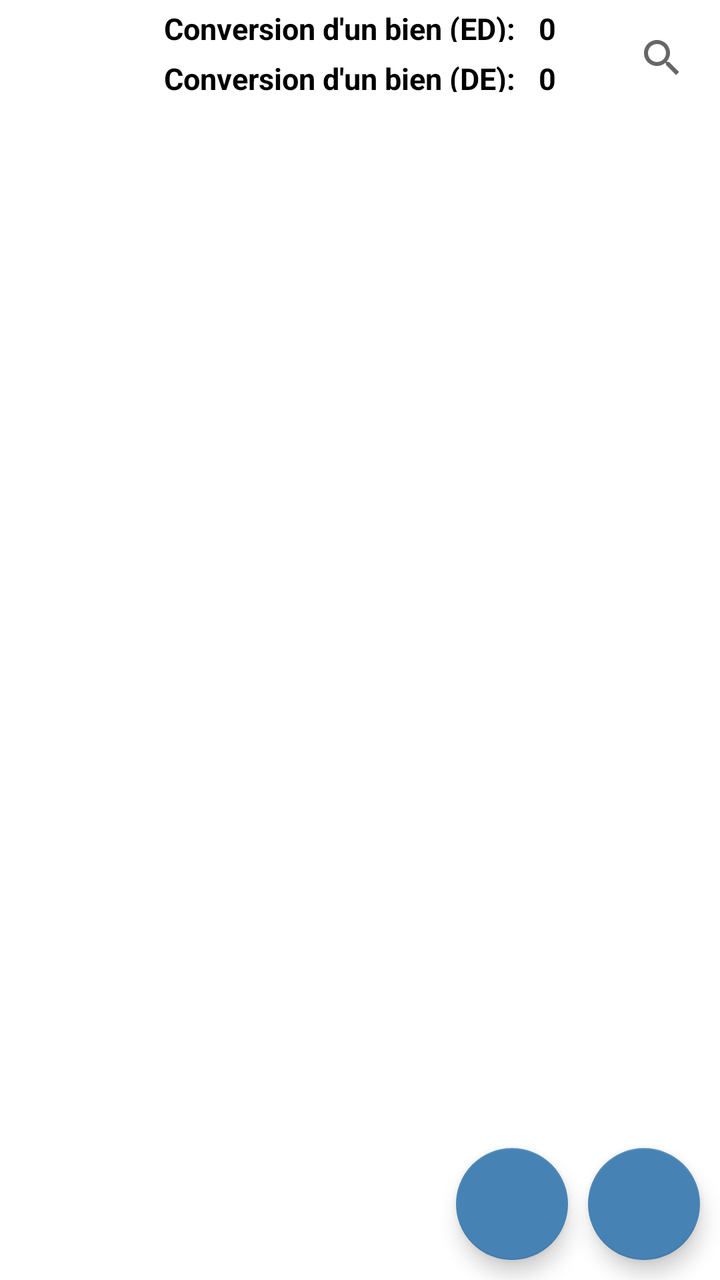
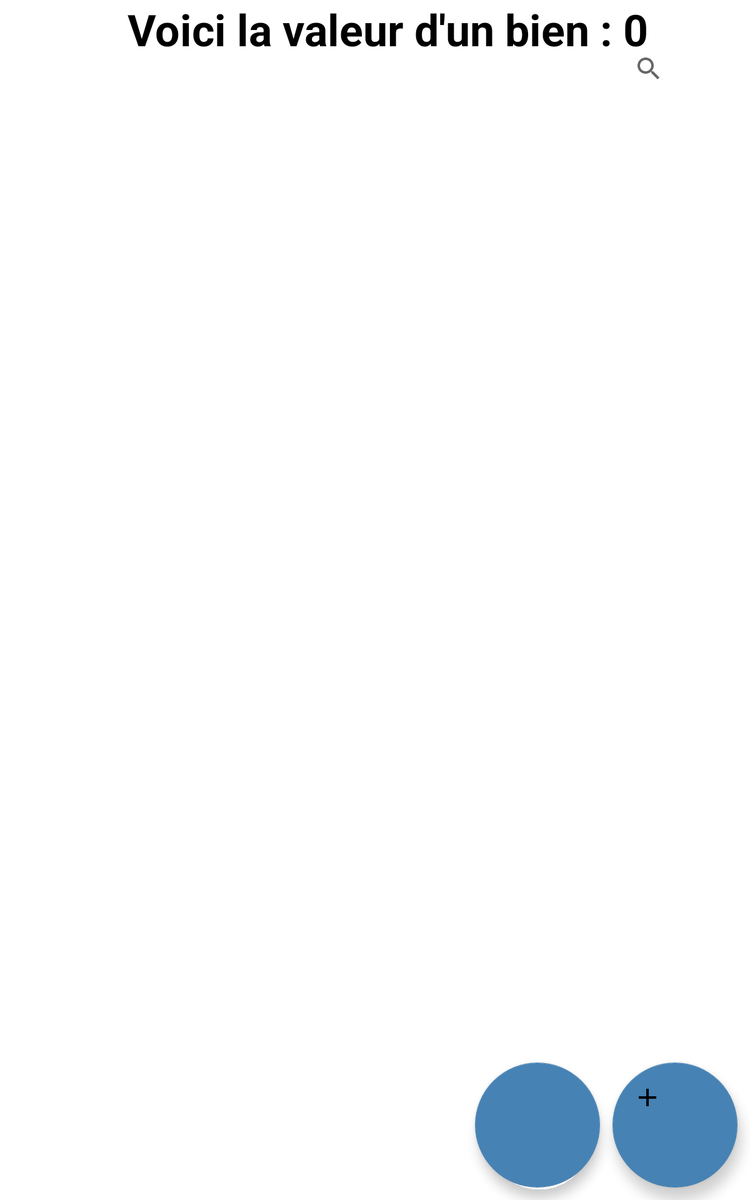

First picture: res/layout/ on a phone held upright. Second picture: the repository's own variant of that layout, on a device whose configuration matches the variant's folder. Source for both follows.
<!-- AndroidManifest.xml: application theme Theme.RealStateManagers -->
<!-- res/layout/activity_main.xml -->
<?xml version="1.0" encoding="utf-8"?>
<androidx.constraintlayout.widget.ConstraintLayout xmlns:android="http://schemas.android.com/apk/res/android"
    xmlns:app="http://schemas.android.com/apk/res-auto"
    xmlns:tools="http://schemas.android.com/tools"
    android:layout_width="match_parent"
    android:layout_height="match_parent"
    tools:context=".MainActivity"
    android:clipToPadding="false">

    <androidx.appcompat.widget.SearchView
        android:id="@+id/simpleSearchView"
        android:layout_width="wrap_content"
        android:layout_height="wrap_content"
        android:layout_margin="5sp"
        app:layout_constraintEnd_toEndOf="parent"
        app:layout_constraintTop_toTopOf="parent" />

    <LinearLayout
        android:layout_width="match_parent"
        android:layout_height="match_parent"
        android:orientation="vertical">

    <GridLayout
        android:id="@+id/gridLayout"
        android:layout_width="wrap_content"
        android:layout_height="25dp"
        android:columnCount="2"
        android:layout_gravity="center"
        android:columnOrderPreserved="true"
        android:rowCount="1"
        android:useDefaultMargins="true"
        app:layout_constraintStart_toStartOf="parent"
        app:layout_constraintTop_toTopOf="parent">

        <TextView
            android:id="@+id/activity_main_activity_text_view_main"
            android:layout_width="wrap_content"
            android:layout_height="wrap_content"
            android:text="Conversion d'un bien (ED): "
            android:textSize="@dimen/textSizeTextVal"
            android:textStyle="bold"
            android:textColor="@color/black"
            app:layout_constraintStart_toStartOf="parent"
            app:layout_constraintTop_toTopOf="parent"
            />

        <TextView
            android:id="@+id/activity_main_activity_text_view_quantity"
            android:layout_width="wrap_content"
            android:layout_height="wrap_content"
            android:textColor="@color/black"
            android:textStyle="bold"
            android:text="0"
            android:textSize="@dimen/textSizeTextVal"
            app:layout_constraintRight_toRightOf="parent"
            app:layout_constraintStart_toEndOf="@+id/activity_main_activity_text_view_main"
            app:layout_constraintTop_toTopOf="parent" />

    </GridLayout>

        <GridLayout
            android:id="@+id/gridLayout8"
            android:layout_width="wrap_content"
            android:layout_height="25dp"
            android:columnCount="2"
            android:layout_gravity="center"
            android:columnOrderPreserved="true"
            android:rowCount="1"
            android:useDefaultMargins="true"
            app:layout_constraintStart_toStartOf="parent"
            app:layout_constraintTop_toTopOf="parent">

            <TextView
                android:id="@+id/activity_main_EurotoDoll"
                android:layout_width="wrap_content"
                android:layout_height="wrap_content"
                android:text="Conversion d'un bien (DE): "
                android:textSize="@dimen/textSizeTextVal"
                android:textStyle="bold"
                android:textColor="@color/black"
                app:layout_constraintStart_toStartOf="parent"
                app:layout_constraintTop_toTopOf="parent"
                />

            <TextView
                android:id="@+id/activity_main_quantity_EurotoDoll"
                android:layout_width="wrap_content"
                android:layout_height="wrap_content"
                android:textColor="@color/black"
                android:textStyle="bold"
                android:text="0"
                android:textSize="@dimen/textSizeTextVal"
                app:layout_constraintRight_toRightOf="parent"
                app:layout_constraintStart_toEndOf="@+id/activity_main_activity_text_view_main"
                app:layout_constraintTop_toTopOf="parent" />



        </GridLayout>

        <GridLayout
            android:id="@+id/gridLayout9"
            android:layout_width="wrap_content"
            android:layout_height="25dp"
            android:columnCount="2"
            android:layout_gravity="center"
            android:columnOrderPreserved="true"
            android:rowCount="1"
            android:useDefaultMargins="true"
            app:layout_constraintStart_toStartOf="parent"
            app:layout_constraintTop_toTopOf="parent">

        <TextView
            android:id="@+id/connexion"
            android:layout_width="wrap_content"
            android:layout_height="wrap_content"
            android:text=""
            android:textSize="@dimen/textSizeTextVal"
            android:textStyle="bold"
            android:textColor="@color/black"
            />
        </GridLayout>

        <androidx.recyclerview.widget.RecyclerView
            android:id="@+id/list_possession"
            android:name="com.example.go4lunch.ListRestFragment"
            android:layout_width="match_parent"
            android:layout_height="match_parent"
            app:layoutManager="LinearLayoutManager"
            app:layout_behavior="@string/appbar_scrolling_view_behavior"
            tools:context=".listrest.ListRestFragment"
            tools:listitem="@layout/fragment_list" />
    </LinearLayout>

    <com.google.android.material.floatingactionbutton.FloatingActionButton
        android:id="@+id/add_possession"
        android:layout_width="wrap_content"
        android:layout_height="wrap_content"
        android:layout_margin="@dimen/marginInListInside"
        android:src="@drawable/ic_baseline_add_24"
        app:backgroundTint="@color/bluesteel"
        app:layout_constraintBottom_toBottomOf="parent"
        app:layout_constraintEnd_toEndOf="parent" />

    <com.google.android.material.floatingactionbutton.FloatingActionButton
        android:id="@+id/geo_loc"
        android:layout_width="wrap_content"
        android:layout_height="wrap_content"
        android:layout_margin="@dimen/marginInListInside"
        android:src="@drawable/ic_baseline_my_location_24"
        app:backgroundTint="@color/bluesteel"
        app:layout_constraintBottom_toBottomOf="parent"
        app:layout_constraintEnd_toStartOf="@+id/add_possession" />
</androidx.constraintlayout.widget.ConstraintLayout>
<!-- res/layout/fragment_list.xml (included above) -->
<?xml version="1.0" encoding="utf-8"?>
<androidx.constraintlayout.widget.ConstraintLayout xmlns:android="http://schemas.android.com/apk/res/android"
    android:layout_width="match_parent"
    android:layout_height="wrap_content"
    xmlns:app="http://schemas.android.com/apk/res-auto"
    android:layout_marginTop="@dimen/marginInListBlock"
    android:layout_marginBottom="@dimen/marginInListBlock"
    android:id="@+id/posse"
    android:orientation="vertical">

    <TextView
        android:id="@+id/type_bien"
        android:layout_width="wrap_content"
        android:layout_height="wrap_content"
        android:layout_margin="@dimen/marginInListInside"
        android:textSize="@dimen/typeInList"
        android:textStyle="bold"
        android:textColor="@color/black"
        android:text="Fat"
        app:layout_constraintStart_toStartOf="parent"
        app:layout_constraintTop_toTopOf="parent"
        app:layout_constraintBottom_toTopOf="@id/town" />

    <TextView
        android:id="@+id/town"
        android:layout_width="wrap_content"
        android:layout_height="wrap_content"
        android:layout_margin="@dimen/marginInListInside"
        android:text="Manhattan"
        android:textStyle="bold"
        app:layout_constraintBottom_toBottomOf="parent"
        app:layout_constraintStart_toStartOf="parent"
        app:layout_constraintTop_toTopOf="parent" />

    <TextView
        android:id="@+id/valeur"
        android:layout_width="wrap_content"
        android:layout_height="wrap_content"
        android:layout_margin="@dimen/marginInListInside"
        android:text="1000000"
        android:textSize="@dimen/valorInList"
        android:textStyle="bold"
        android:textColor="@color/bluesteel"
        app:layout_constraintBottom_toBottomOf="parent"
        app:layout_constraintStart_toStartOf="parent"
        app:layout_constraintTop_toBottomOf="@+id/town" />

    <TextView
        android:id="@+id/money"
        android:layout_width="wrap_content"
        android:layout_height="wrap_content"
        android:layout_gravity="center"
        android:text=" $"
        android:textColor="@color/bluesteel"
        android:textSize="@dimen/valorInList"
        android:textStyle="bold"
        app:layout_constraintBottom_toBottomOf="parent"
        app:layout_constraintStart_toEndOf="@+id/valeur"
        app:layout_constraintTop_toBottomOf="@+id/town"/>

    <ImageView
        android:id="@+id/small_img"
        android:layout_width="@dimen/wd"
        android:layout_height="wrap_content"
        app:layout_constraintBottom_toBottomOf="parent"
        app:layout_constraintEnd_toEndOf="parent"
        app:layout_constraintTop_toTopOf="parent" />

</androidx.constraintlayout.widget.ConstraintLayout>
<!-- resources referenced by this layout -->
<resources>
  <color name="black">#FF000000</color>
  <color name="bluesteel">#4682B4</color>
  <dimen name="marginInListBlock">5sp</dimen>
  <dimen name="marginInListInside">10sp</dimen>
  <dimen name="textSizeTextVal">15sp</dimen>
  <dimen name="typeInList">20sp</dimen>
  <dimen name="valorInList">25sp</dimen>
  <dimen name="wd">150sp</dimen>
  <!-- drawable ic_baseline_add_24 (drawable-sw600dp) -->
  <vector android:height="48dp" android:tint="#FFFFFF"
      android:viewportHeight="24" android:viewportWidth="24"
      android:width="48dp" xmlns:android="http://schemas.android.com/apk/res/android">
      <path android:fillColor="@android:color/white" android:pathData="M19,13h-6v6h-2v-6H5v-2h6V5h2v6h6v2z"/>
  </vector>
  <style name="Theme.RealStateManagers" parent="Theme.MaterialComponents.DayNight.DarkActionBar">
          
          <item name="colorPrimary">@color/purple_500</item>
          <item name="colorPrimaryVariant">@color/purple_700</item>
          <item name="colorOnPrimary">@color/white</item>
          
          <item name="colorSecondary">@color/teal_200</item>
          <item name="colorSecondaryVariant">@color/teal_700</item>
          <item name="colorOnSecondary">@color/black</item>
          
          <item name="android:statusBarColor" tools:targetApi="l">?attr/colorPrimaryVariant</item>
          
      </style>
  <color name="purple_500">#FF6200EE</color>
  <color name="purple_700">#FF3700B3</color>
  <color name="white">#FFFFFFFF</color>
  <color name="teal_200">#FF03DAC5</color>
  <color name="teal_700">#FF018786</color>
</resources>
<!-- res/layout-sw600dp/activity_main.xml (the repository's variant of the layout above) -->
<!-- drawn on a 7-inch tablet held upright -->
<?xml version="1.0" encoding="utf-8"?>
<androidx.constraintlayout.widget.ConstraintLayout xmlns:android="http://schemas.android.com/apk/res/android"
    xmlns:app="http://schemas.android.com/apk/res-auto"
    android:layout_width="match_parent"
    android:layout_height="match_parent"
    xmlns:tools="http://schemas.android.com/tools">

    <androidx.recyclerview.widget.RecyclerView
        android:id="@+id/list_possession"
        android:name="com.example.go4lunch.ListRestFragment"
        android:layout_width="@dimen/widthRecyclerList"
        android:layout_height="match_parent"
        app:layoutManager="LinearLayoutManager"
        app:layout_behavior="@string/appbar_scrolling_view_behavior"
        app:layout_constraintBottom_toBottomOf="parent"
        app:layout_constraintStart_toStartOf="parent"
        app:layout_constraintTop_toTopOf="parent"
        tools:context=".listrest.ListRestFragment"
        tools:listitem="@layout/fragment_list" />

    <TextView
        android:id="@+id/activity_main_activity_text_view_main"
        android:layout_width="wrap_content"
        android:layout_height="wrap_content"
        android:text="Voici la valeur d'un bien : "
        android:textSize="@dimen/textSizeTextVal"
        android:textStyle="bold"
        android:textColor="@color/black"
        app:layout_constraintEnd_toEndOf="parent"
        app:layout_constraintStart_toStartOf="@id/list_possession"
        app:layout_constraintTop_toTopOf="parent" />

    <TextView
        android:id="@+id/activity_main_activity_text_view_quantity"
        android:layout_width="wrap_content"
        android:layout_height="wrap_content"
        android:layout_gravity="center"
        android:text="0"
        android:textStyle="bold"
        android:textColor="@color/black"
        android:textSize="@dimen/textSizeTextVal"
        app:layout_constraintStart_toEndOf="@+id/activity_main_activity_text_view_main"
        app:layout_constraintTop_toTopOf="parent" />

    <androidx.appcompat.widget.SearchView
        android:id="@+id/simpleSearchView"
        android:layout_width="@dimen/wrapButtonAdd"
        android:layout_height="@dimen/wrapButtonAdd"
        android:layout_margin="5sp"
        app:layout_constraintEnd_toEndOf="parent"
        app:layout_constraintTop_toTopOf="parent" />

    <androidx.fragment.app.FragmentContainerView xmlns:android="http://schemas.android.com/apk/res/android"
        xmlns:app="http://schemas.android.com/apk/res-auto"
        android:id="@+id/detail_container"
        android:layout_width="0dp"
        android:layout_height="0dp"
        app:layout_constraintEnd_toEndOf="parent"
        app:layout_constraintBottom_toBottomOf="parent"
        app:layout_constraintStart_toEndOf="@+id/list_possession"
        app:layout_constraintTop_toTopOf="parent">

    </androidx.fragment.app.FragmentContainerView>

    <com.google.android.material.floatingactionbutton.FloatingActionButton
        android:id="@+id/add_possession"
        android:layout_width="@dimen/wrapButtonAdd"
        android:layout_height="@dimen/wrapButtonAdd"
        android:layout_gravity="center"
        android:layout_margin="@dimen/marginInListInside"
        android:src="@drawable/ic_baseline_add_24"
        app:backgroundTint="@color/bluesteel"
        app:layout_constraintBottom_toBottomOf="parent"
        app:layout_constraintEnd_toEndOf="parent" />

    <com.google.android.material.floatingactionbutton.FloatingActionButton
        android:id="@+id/geo_loc"
        android:layout_width="@dimen/wrapButtonAdd"
        android:layout_height="@dimen/wrapButtonAdd"
        android:layout_margin="@dimen/marginInListInside"
        android:src="@drawable/ic_baseline_my_location_24"
        app:backgroundTint="@color/bluesteel"
        app:layout_constraintBottom_toBottomOf="parent"
        app:layout_constraintEnd_toStartOf="@+id/add_possession" />
</androidx.constraintlayout.widget.ConstraintLayout>
<!-- resources referenced by the variant -->
<!-- as a 7-inch tablet held upright resolves them -->
<resources>
  <color name="black">#FF000000</color>
  <color name="bluesteel">#4682B4</color>
  <!-- from res/values-sw600dp/ -->
  <dimen name="marginInListBlock">5sp</dimen>
  <!-- from res/values-sw600dp/ -->
  <dimen name="marginInListInside">10sp</dimen>
  <!-- from res/values-sw600dp/ -->
  <dimen name="textSizeTextVal">35sp</dimen>
  <!-- from res/values-sw600dp/ -->
  <dimen name="typeInList">20sp</dimen>
  <!-- from res/values-sw600dp/ -->
  <dimen name="valorInList">25sp</dimen>
  <!-- from res/values-sw600dp/ -->
  <dimen name="wd">250sp</dimen>
  <!-- from res/values-sw600dp/ -->
  <dimen name="widthRecyclerList">275sp</dimen>
  <!-- from res/values-sw600dp/ -->
  <dimen name="wrapButtonAdd">100sp</dimen>
  <!-- drawable ic_baseline_add_24 (drawable-sw600dp) -->
  <vector android:height="48dp" android:tint="#FFFFFF"
      android:viewportHeight="24" android:viewportWidth="24"
      android:width="48dp" xmlns:android="http://schemas.android.com/apk/res/android">
      <path android:fillColor="@android:color/white" android:pathData="M19,13h-6v6h-2v-6H5v-2h6V5h2v6h6v2z"/>
  </vector>
  <style name="Theme.RealStateManagers" parent="Theme.MaterialComponents.DayNight.DarkActionBar">
          
          <item name="colorPrimary">@color/purple_500</item>
          <item name="colorPrimaryVariant">@color/purple_700</item>
          <item name="colorOnPrimary">@color/white</item>
          
          <item name="colorSecondary">@color/teal_200</item>
          <item name="colorSecondaryVariant">@color/teal_700</item>
          <item name="colorOnSecondary">@color/black</item>
          
          <item name="android:statusBarColor" tools:targetApi="l">?attr/colorPrimaryVariant</item>
          
      </style>
  <color name="purple_500">#FF6200EE</color>
  <color name="purple_700">#FF3700B3</color>
  <color name="white">#FFFFFFFF</color>
  <color name="teal_200">#FF03DAC5</color>
  <color name="teal_700">#FF018786</color>
</resources>
